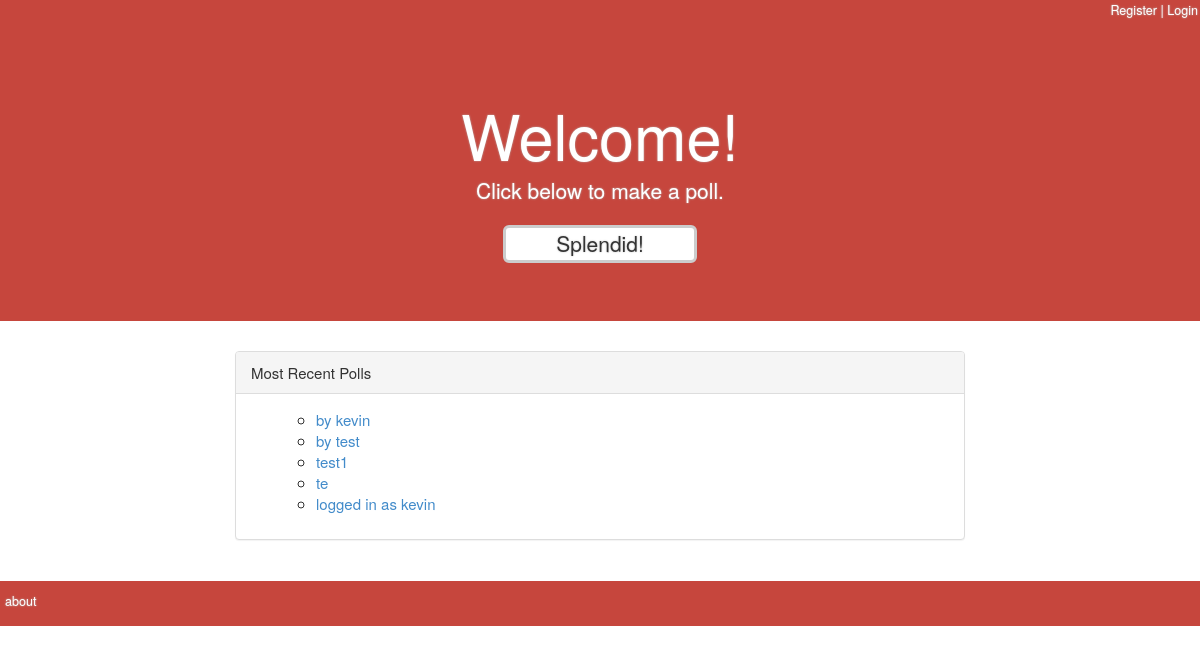
Screenshot of /polls/ with the database file from the repository.
### polls/models.py (models this page shows, shortened)
class Poll(models.Model):
    question = models.CharField(max_length=200)
    pub_date = models.DateTimeField('date published', default=timezone.now())
    user = models.ForeignKey(User, null=True, blank=True)
    def was_published_recently(self):
        now = timezone.now()
        return now - datetime.timedelta(days=1) <= self.pub_date < now
    was_published_recently.admin_order_field = 'pub_date'
    was_published_recently.boolean = True
    was_published_recently.short_description = 'Published recently?'

### polls/views.py (the view)
class IndexView(generic.ListView):
    template_name = 'polls/index.html'
    context_object_name = 'latest_poll_list'
    def get_queryset(self):
        return Poll.objects.filter(
            pub_date__lte=timezone.now()
        ).order_by('-pub_date')[:5]

### polls/templates/polls/index.html
{% extends 'polls/base.html' %}
{% block body_block %}
    <div class="row">
        <div class="panel panel-default">
                <div class="panel-heading">Most Recent Polls</div>
                <div class="panel-body">
                    <div class="row">
                        <ul>
                            {% if latest_poll_list %}
                                <ul>
                            {% for poll in latest_poll_list %}
                                <li><a href="{% url 'polls:detail' poll.id %}">{{ poll.question }}</a></li>
                            {% endfor %}
                                </ul>
                            {% else %}
                            <p>No polls are available.</p>
                            {% endif %}
                        </ul>
                    </div>
                </div>
        </div>
    </div>
{% endblock %}

### rows the page displays
Poll: question "by kevin"
Poll: question "by test"
Poll: question "test1"
Poll: question "te"
Poll: question "logged in as kevin"
